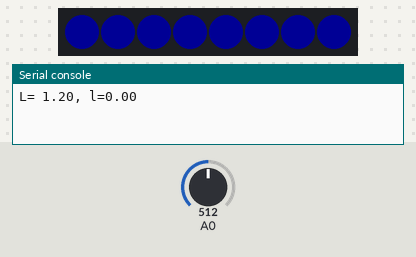
The program below on a simulated ESP8266 board running MicroPython. Shown: 8 RGB LEDs in strip order, left to right, the last lines printed to the serial console. Inputs (shaded band) come from the test bench; at power-on: A0 = 512 (analog values on the 0–1023 scale). Dim RGB values are drawn brighter than linear.

Above: at 2.2 s.
2.3 s: A0 set to 716
At 3.3 s:
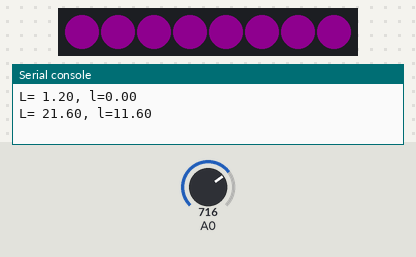
5.0 s: A0 set to 900
At 6.1 s:
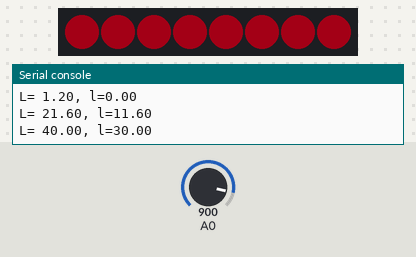
7.7 s: A0 set to 1023
At 10.4 s:
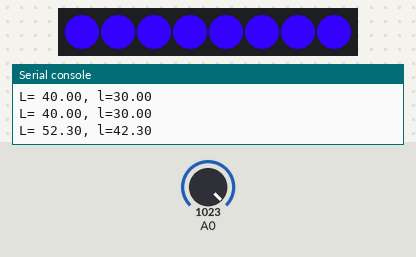
Timing chart, 0 to 11.9 s (numbered marks = the images above; inputs shaded):
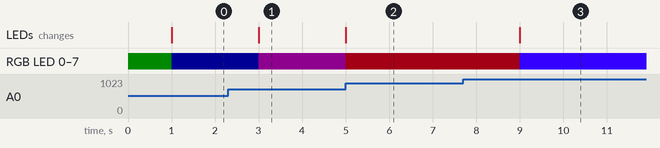

The program:

ldr_pixel.py
```python
# demo of light-controlled neopixel ring
# 2017-0813 PePo - extracted from tutorial Tony D!, youtube
#  LDR instead of humidity
#
# Configuration:
# LDR is connected via voltage-divider to ADC-port of Huzzah
# 8-neopixel stick is direct connected to pin 16 of Huzzah
# neopixelstick is powered from USB-port (which is 5V?!)
# LDR is powered from 3.3V (Huzzah)

from micropython import const
import machine
import neopixel
import time

# h/w configuration
__NEOPIXEL_PIN = const(15)
__NUMBER_OF_PIXELS = const(8) #neopixel-stick
__ADC_CHANNEL = const(0) # ADC ESP8266 must be 0
__MAX_BRIGHTNESS = const(50)

np = neopixel.NeoPixel(machine.Pin(__NEOPIXEL_PIN, machine.Pin.OUT), __NUMBER_OF_PIXELS)
# test the pixels
np.fill((0,10,0))
np.write()
time.sleep(1.0)
# blank the pixels
np.fill((0,0,0))
np.write()

#TMP36 sensor
ldr = machine.ADC(__ADC_CHANNEL)
def light(value):
    return (value - 500)/10.0

# read LDR, map it on scale to 40 i.e. enlarge the differences to see color differences
# 15 < t < 35: t - 15 -> scale 0 - 20
_SCALE = 10.0
_MAX_SCALE = 40.0

try:
    while True:
        light_value = light(ldr.read())
        l = max((light_value - _SCALE), 0) #scale down
        print('L= {0:0.2f}, l={1:0.2f}'.format(light_value, l))
        # convert humidity to color
        red = (l/_MAX_SCALE) * __MAX_BRIGHTNESS
        blue = ((_MAX_SCALE - l)/100.0) * __MAX_BRIGHTNESS
        np.fill((int(red), 0, int(blue)))
        np.write()
        time.sleep(2.0)
except OSError:
    pass
except:
    print('done')
```

Measured:
- after the input at 2.3 s, RGB LED 0–7: RGB(0, 0, 20) → RGB(14, 0, 14) after 0.70 s; the LEDs: change after 0.70 s (image 1)
- after the input at 5.0 s, RGB LED 0–7: RGB(14, 0, 14) → RGB(37, 0, 5) at once; the LEDs: change at once (image 2)
- after the input at 7.7 s, RGB LED 0–7: RGB(37, 0, 5) → RGB(52, 0, 255) after 1.3 s; the LEDs: change after 1.3 s (image 3)
